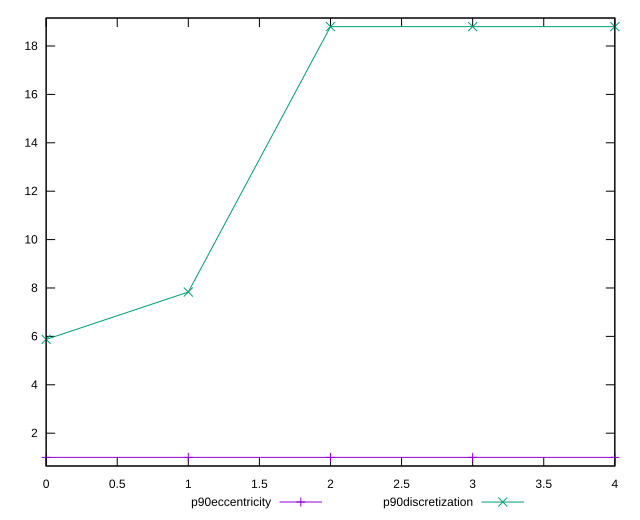

Recreate this plot in gnuplot.
reset

$p90Eccentricity <<EOF
0 1
1 0.9999999999999999
2 1.0000000000000004
3 0.9999999999999987
4 1
EOF

$p90Discretization <<EOF
0 5.875
1 7.833333333333333
2 18.8
3 18.8
4 18.8
EOF

set key outside below
set xrange [0:4]
set yrange [0.6439999999999986:19.156000000000002]
set trange [0.6439999999999986:19.156000000000002]
set terminal svg size 640, 520 enhanced background rgb 'white'
set output "report_00011_2021-02-09T10:53:21.242Z/meta/score/progression/eccentricity.svg"

plot $p90Eccentricity title "p90eccentricity" with linespoints, \
     $p90Discretization title "p90discretization" with linespoints

reset
